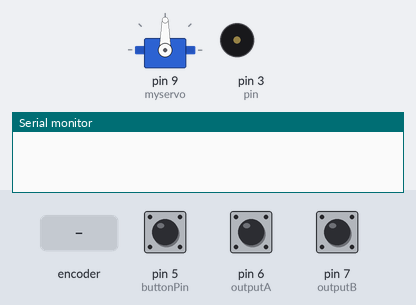
Bench run of a sketch on a simulated Arduino Uno, built with avr-gcc and run on an emulated ATmega328P. Parts: servo, buzzer (waves = sounding), the last lines printed to the serial monitor. The inputs (shaded band) are chosen by the test bench; at power-on: pin 5 (buttonPin) HIGH, pin 6 (outputA) HIGH, pin 7 (outputB) HIGH.

Above: at 1.2 s.
1.3 s: rotary encoder on pin 6 (outputA) / pin 7 (outputB) turned 1 step (first pin leading)
3.0 s: pin 5 (buttonPin) pulled LOW for 0.15 s
4.6 s: pin 5 (buttonPin) pulsed LOW 2 times (0.12 s each, 0.3 s apart)
At 6.57 s:
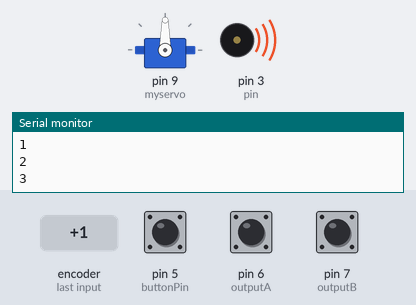
8.2 s: pin 5 (buttonPin) pulled LOW for 1 s
10.7 s: pin 5 (buttonPin) pulsed LOW 5 times (0.12 s each, 0.3 s apart)
At 11.27 s:
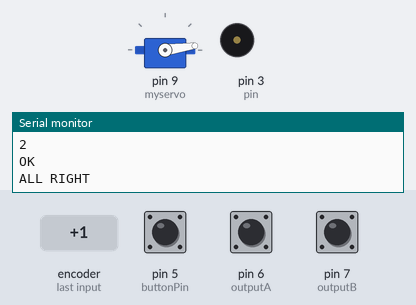
At 14.2 s:
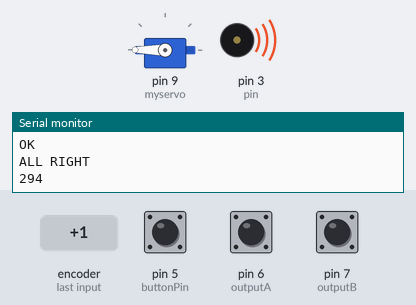
Timing chart, 0 to 16.3 s (numbered marks = the images above; inputs shaded):
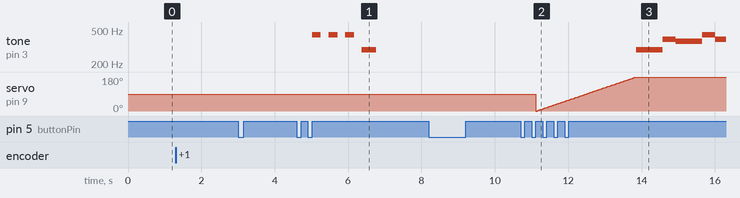

Measured:
- after the input at 4.6 s, tone on pin 3 (pin): plays 440 Hz for 0.24 s, 440 Hz for 0.24 s, 440 Hz for 0.24 s, 294 Hz for 0.40 s, starting after 0.42 s
- after the input at 10.7 s, tone on pin 3 (pin): plays 294 Hz for 0.72 s, 392 Hz for 0.36 s, 370 Hz for 0.72 s, 440 Hz for 0.36 s, 392 Hz for 0.29 s, starting after 3.1 s

The sketch:

rotary.ino
```cpp
#include <Servo.h>
#include"pitches.h"


#define outputA 6
#define outputB 7
#define buttonPin 5

// notes in the song 'Mukkathe Penne'
int melody[] = {
NOTE_D4, NOTE_G4, NOTE_FS4, NOTE_A4,
NOTE_G4, NOTE_C5, NOTE_AS4, NOTE_A4,
NOTE_FS4, NOTE_G4, NOTE_A4, NOTE_FS4, NOTE_DS4, NOTE_D4,
NOTE_C4, NOTE_D4,0,

NOTE_D4, NOTE_G4, NOTE_FS4, NOTE_A4,
NOTE_G4, NOTE_C5, NOTE_D5, NOTE_C5, NOTE_AS4, NOTE_C5, NOTE_AS4, NOTE_A4,      //29               //8
NOTE_FS4, NOTE_G4, NOTE_A4, NOTE_FS4, NOTE_DS4, NOTE_D4,
NOTE_C4, NOTE_D4,0,

//NOTE_D4, NOTE_FS4, NOTE_G4, NOTE_A4, NOTE_DS5, NOTE_D5,
//NOTE_C5, NOTE_AS4, NOTE_A4, NOTE_C5,
//NOTE_C4, NOTE_D4, NOTE_DS4, NOTE_FS4, NOTE_D5, NOTE_C5,
//NOTE_AS4, NOTE_A4, NOTE_C5, NOTE_AS4,             //58
//
//NOTE_D4, NOTE_FS4, NOTE_G4, NOTE_A4, NOTE_DS5, NOTE_D5,
//NOTE_C5, NOTE_D5, NOTE_C5, NOTE_AS4, NOTE_C5, NOTE_AS4, NOTE_A4, NOTE_C5, NOTE_G4,
//NOTE_A4, 0, NOTE_AS4, NOTE_A4, 0, NOTE_G4,
//NOTE_G4, NOTE_A4, NOTE_G4, NOTE_FS4, 0,
//
NOTE_C4, NOTE_D4, NOTE_G4, NOTE_FS4, NOTE_DS4,
NOTE_C4, NOTE_D4, 0,
NOTE_C4, NOTE_D4, NOTE_G4, NOTE_FS4, NOTE_DS4,
NOTE_C4, NOTE_D4, END

};

// note durations: 8 = quarter note, 4 = 8th note, etc.
int noteDurations[] = {       //duration of the notes
8,4,8,4,
4,4,4,12,
4,4,4,4,4,4,
4,16,4,

8,4,8,4,
4,2,1,1,2,1,1,12,
4,4,4,4,4,4,
4,16,4,

4,4,4,4,4,4,
4,4,4,12,
4,4,4,4,4,4,
4,4,4,12,

4,4,4,4,4,4,
2,1,1,2,1,1,4,8,4,
2,6,4,2,6,4,
2,1,1,16,4,

4,8,4,4,4,
4,16,4,
4,8,4,4,4,
4,20,
};

int speed=90;  //higher value, slower notes
int pin = 3;

enum mode {
  record,
  challenge
};

mode currentMode = record;

class Button {
  private:
    bool _state;
    uint8_t _pin;

  public:
    Button(uint8_t pin) : _pin(pin) {}

    void begin() {
      pinMode(_pin, INPUT_PULLUP);
      _state = digitalRead(_pin);
    }

    bool isReleased() {
      bool v = digitalRead(_pin);
      if (v != _state) {
        _state = v;
        if (_state) {
          return true;
        }
      }
      return false;
    }
};

Button myButton(buttonPin);
int sequence[3];
bool isDoorOpen = false;

int counter = 0;
int aState;
int aLastState;

int currentIndex = 0;


Servo myservo;  // create servo object to control a

int pos = 0;

int lockMelody[] = {
    NOTE_D4, NOTE_D4, NOTE_D4, NOTE_A4, END
  };

  int lockDuration[] = {3, 3, 3, 5};
  int lockSpeed = 150;
  int isLocked = true;

int unlockMelody[] = {
    NOTE_A4, NOTE_A4, NOTE_A4, NOTE_D4, END
  };

  int unlockDuration[] = {3, 3, 3, 5};

 void lockDoor() {

  for(int note = 0; lockMelody[note] != -1; note ++) {
    Serial.println(note);
    tone(pin, lockMelody[note], lockDuration[note]*80);
    delay(lockSpeed * lockDuration[note]); // pause for amount of time
    noTone(pin);
  }
}

void playSong(){
  for (int thisNote = 0; melody[thisNote]!=-1; thisNote++) {

    int noteDuration = speed*noteDurations[thisNote];
    tone(pin, melody[thisNote]); //pin, frequency and duration
    Serial.println(melody[thisNote]);

    delay(noteDuration);

    noTone(3);
  }
}

void unlockDoor() {
  for(int note = 0; unlockMelody[note] != -1; note ++) {
    Serial.println(note);
    tone(pin, unlockMelody[note], lockDuration[note]*80);
    delay(lockSpeed * lockDuration[note]); // pause for amount of time
    noTone(pin);
  }
}

void setup() {
  pinMode (outputA, INPUT);
  pinMode (outputB, INPUT);
  myButton.begin();
  myservo.attach(9);

  Serial.begin (9600);
  // Reads the initial state of the outputA
  aLastState = digitalRead(outputA);
}

void openDoor() {
  for (pos = 0; pos <= 180; pos += 1) { // goes from 0 degrees to 180 degrees
    // in steps of 1 degree
    myservo.write(pos);              // tell servo to go to position in variable 'pos'
    delay(15);                       // waits 15ms for the servo to reach the position
  }
  isDoorOpen = true;

  playSong();
}

void closeDoor() {
  for (pos = 180; pos >= 0; pos -= 1) { // goes from 180 degrees to 0 degrees
    myservo.write(pos);              // tell servo to go to position in variable 'pos'
    delay(15);                       // waits 15ms for the servo to reach the position
  }
  isDoorOpen = false;
  lockDoor();
}

void readRotaryState() {
  aState = digitalRead(outputA); // Reads the "current" state of the outputA
  // If the previous and the current state of the outputA are different, that means a Pulse has occured
  if (aState != aLastState) {
    // If the outputB state is different to the outputA state, that means the encoder is rotating clockwise
    if (digitalRead(outputB) != aState) {
      counter ++;
    } else {
      counter --;
    }
    Serial.print("Position: ");
    Serial.println(counter);
  }
  aLastState = aState; // Updates the previous state of the outputA with the current state
}

void loop() {

  readRotaryState();

  if (myButton.isReleased()) {

    if (isDoorOpen) {
      closeDoor();
      currentIndex = 0;
      currentMode = challenge;
    }
    else {

      if (currentMode == record) {
        sequence[currentIndex] = counter;
        currentIndex++;
        for (int i = 0; i < 3; i++) {
          Serial.println(sequence[i]);
        }
        Serial.println("DONE");

        if (currentIndex == 3) {
          currentMode = challenge;
          Serial.println("SWITCHING TO CHALLENGE MODE");
          currentIndex = 0;

          unlockDoor();
        }
      }
      else {
        //       if( sequence[currentIndex] != counter){
        Serial.println(sequence[currentIndex]);
        Serial.println(counter);
        if ( abs(sequence[currentIndex] - counter) > 5 ) {
          currentIndex = 0;
          Serial.println("INCORRECT");

          unlockDoor();
        }
        else {
          currentIndex++;
          Serial.println("OK");
          if (currentIndex == 3) {
            Serial.println("ALL RIGHT");
            currentIndex = 0;
            openDoor();
          }
        }
      }
    }

  }
}
```

pitches.h
```cpp
#define NOTE_B0  31
#define NOTE_C1  33
#define NOTE_CS1 35
#define NOTE_D1  37
#define NOTE_DS1 39
#define NOTE_E1  41
#define NOTE_F1  44
#define NOTE_FS1 46
#define NOTE_G1  49
#define NOTE_GS1 52
#define NOTE_A1  55
#define NOTE_AS1 58
#define NOTE_B1  62
#define NOTE_C2  65
#define NOTE_CS2 69
#define NOTE_D2  73
#define NOTE_DS2 78
#define NOTE_E2  82
#define NOTE_F2  87
#define NOTE_FS2 93
#define NOTE_G2  98
#define NOTE_GS2 104
#define NOTE_A2  110
#define NOTE_AS2 117
#define NOTE_B2  123
#define NOTE_C3  131
#define NOTE_CS3 139
#define NOTE_D3  147
#define NOTE_DS3 156
#define NOTE_E3  165
#define NOTE_F3  175
#define NOTE_FS3 185
#define NOTE_G3  196
#define NOTE_GS3 208
#define NOTE_A3  220
#define NOTE_AS3 233
#define NOTE_B3  247
#define NOTE_C4  262
#define NOTE_CS4 277
#define NOTE_D4  294
#define NOTE_DS4 311
#define NOTE_E4  330
#define NOTE_F4  349
#define NOTE_FS4 370
#define NOTE_G4  392
#define NOTE_GS4 415
#define NOTE_A4  440
#define NOTE_AS4 466
#define NOTE_B4  494
#define NOTE_C5  523
#define NOTE_CS5 554
#define NOTE_D5  587
#define NOTE_DS5 622
#define NOTE_E5  659
#define NOTE_F5  698
#define NOTE_FS5 740
#define NOTE_G5  784
#define NOTE_GS5 831
#define NOTE_A5  880
#define NOTE_AS5 932
#define NOTE_B5  988
#define NOTE_C6  1047
#define NOTE_CS6 1109
#define NOTE_D6  1175
#define NOTE_DS6 1245
#define NOTE_E6  1319
#define NOTE_F6  1397
#define NOTE_FS6 1480
#define NOTE_G6  1568
#define NOTE_GS6 1661
#define NOTE_A6  1760
#define NOTE_AS6 1865
#define NOTE_B6  1976
#define NOTE_C7  2093
#define NOTE_CS7 2217
#define NOTE_D7  2349
#define NOTE_DS7 2489
#define NOTE_E7  2637
#define NOTE_F7  2794
#define NOTE_FS7 2960
#define NOTE_G7  3136
#define NOTE_GS7 3322
#define NOTE_A7  3520
#define NOTE_AS7 3729
#define NOTE_B7  3951
#define NOTE_C8  4186
#define NOTE_CS8 4435
#define NOTE_D8  4699
#define NOTE_DS8 4978
#define END -1
```
